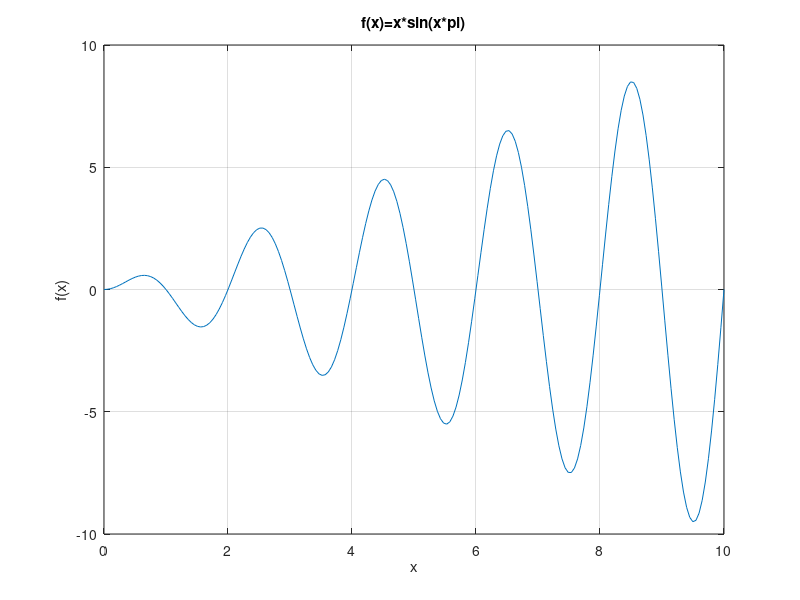

This figure's MATLAB source:
x=linspace(0,10,200);
y=x.*sin(x.*pi);
plot(x,y);
grid on;
xlabel('x');
ylabel('f(x)');
title('f(x)=x*sin(x*pi)');